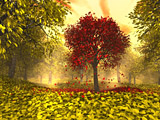
#> input picture images_for_Hw4/autumn.jpg, 160 x 120 px, found by its file name; its folder holds 2 pictures in this run
$ python homework.py
#> lines starting #> are read from the running program, lines starting #| are printed output that depends on the picture; after the words box and inside, x2 and y2 are one past the last pixel; in counts of white or black regions, pixels touching at a corner belong together
import os
import cv2
import numpy as np
import matplotlib.pyplot as plt

folder = '/home/utkupolat/Desktop/COMPE464Homework4/images_for_Hw4'
imageFile = list([os.path.join(folder, f) for f in os.listdir(folder)])

imageAutumn = cv2.imread('/home/utkupolat/Desktop/COMPE464Homework4/images_for_Hw4/autumn.jpg', cv2.IMREAD_UNCHANGED)
#> imageAutumn is the input picture: shape (120, 160, 3); mean B, G, R 42.2, 119, 150
imagePeppers = cv2.imread('/home/utkupolat/Desktop/COMPE464Homework4/images_for_Hw4/peppers.png', cv2.IMREAD_UNCHANGED)
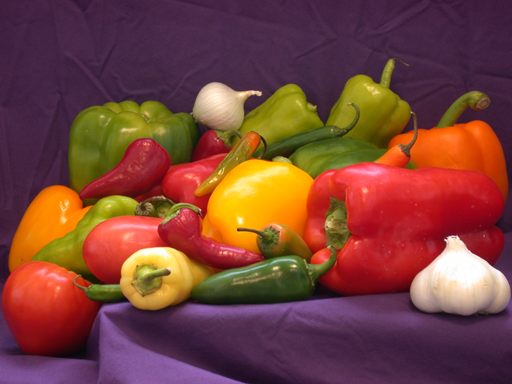
#> input picture images_for_Hw4/peppers.png, 512 x 384 px, found by its file name
#> imagePeppers is the input picture: shape (384, 512, 3); mean B, G, R 57.6, 66.4, 120.8

print('Image Autumn Height,Width and Channel : ', imageAutumn.shape)
#| Image Autumn Height,Width and Channel :  (120, 160, 3)
print('Image Peppers Height,Width and Channel : ', imagePeppers.shape)
#| Image Peppers Height,Width and Channel :  (384, 512, 3)

def redChannel(img):
    redChannelImg = img[:,:,2]
    redImg = np.zeros(img.shape)
    redImg[:,:,2] = redChannelImg
    cv2.imwrite('/home/utkupolat/Desktop/COMPE464Homework4/redChannel.png',redImg)
def greenChannel(img):
    greenChannelImg = img[:,:,1]
    greenImg = np.zeros(img.shape)
    greenImg[:,:,1] = greenChannelImg
    cv2.imwrite('/home/utkupolat/Desktop/COMPE464Homework4/greenChannel.png',greenImg)
def blueChannel(img):
    blueChannelImg = img[:,:,0]
    blueImg = np.zeros(img.shape)
    blueImg[:,:,0] = blueChannelImg
    cv2.imwrite('/home/utkupolat/Desktop/COMPE464Homework4/blueChannel.png',blueImg)
def plotRGB(file):
    for i in file:
        img = cv2.imread(i,cv2.COLOR_BGR2RGB)
        color = ('r','g','b')
        plt.figure()
        for idx,col in enumerate(color):
            histr = cv2.calcHist([img],[idx],None,[256],[0,256])
            plt.plot(histr,color = col)
            plt.xlim([0,256])
    plt.show()
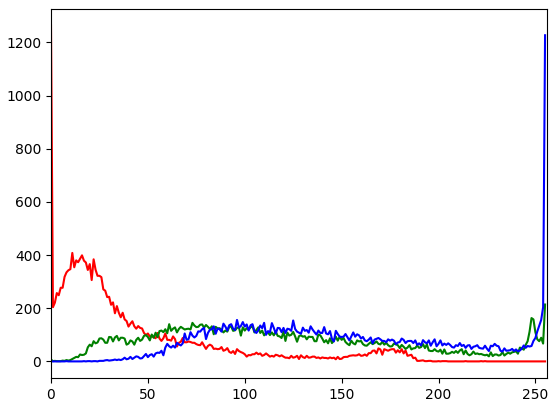
#> figure drawn by matplotlib, 1 panel; curve peaks at x = 0, y = 1264; curve peaks at x = 255, y = 214; curve peaks at x = 255, y = 1227
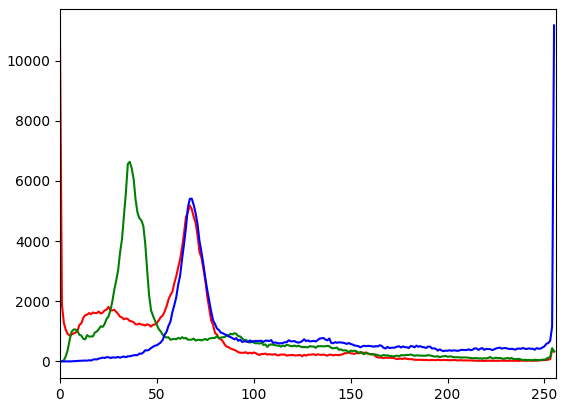
#> figure drawn by matplotlib, 1 panel; curve peaks at x = 0, y = 10753; curve peaks at x = 36, y = 6638; curve peaks at x = 255, y = 11175
plotRGB(imageFile)
def plotGray(file):
    for i in file:
        img = cv2.imread(i)
        grayImg = cv2.cvtColor(img,cv2.COLOR_BGR2GRAY)
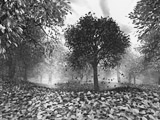
#> grayImg: shape (120, 160); min 4, max 250, mean 119.5
        grayImgHist = cv2.calcHist([grayImg],[0],None,[256],[0,256])
#> grayImgHist = 256 values, max 201 at index 243, min 0 at index 0, mean 75
        plt.plot(grayImgHist)
        plt.show()
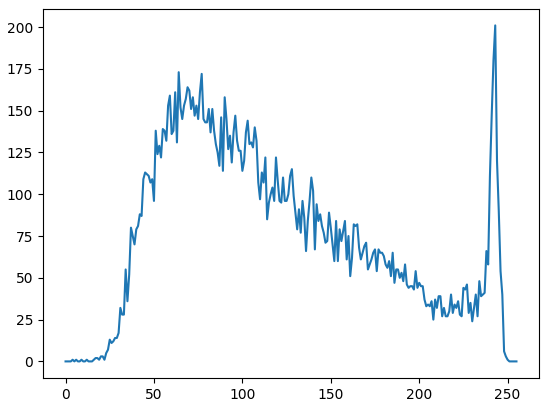
#> figure drawn by matplotlib, 1 panel; curve peaks at x = 243, y = 201
plotGray(imageFile)
def thresholdFunction(file,th):
#> called with th = 192
    for i in file:
        img = cv2.imread(i,cv2.IMREAD_GRAYSCALE)
#> img: shape (120, 160); min 4, max 255, mean 119.6
        (thresh, blackAndWhiteImage) = cv2.threshold(img, th, 255, cv2.THRESH_BINARY)
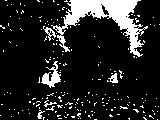
#> blackAndWhiteImage: shape (120, 160); 14.3% white; 207 white regions (201 under 20 px), largest, box (x1, y1, x2, y2) and area: (51, 0, 148, 57) 1807, (41, 61, 61, 88) 231, (43, 26, 56, 41) 65, (108, 73, 118, 83) 55, (44, 100, 57, 107) 31, (37, 110, 45, 119) 30
#> thresh = 192
        plt.imshow(blackAndWhiteImage)
        plt.show()
thresholdFunction(imageFile,192)
def redToGreen(file):
    for i in enumerate(file):
#> (the run stopped early here; a loop or call above may not have finished)
